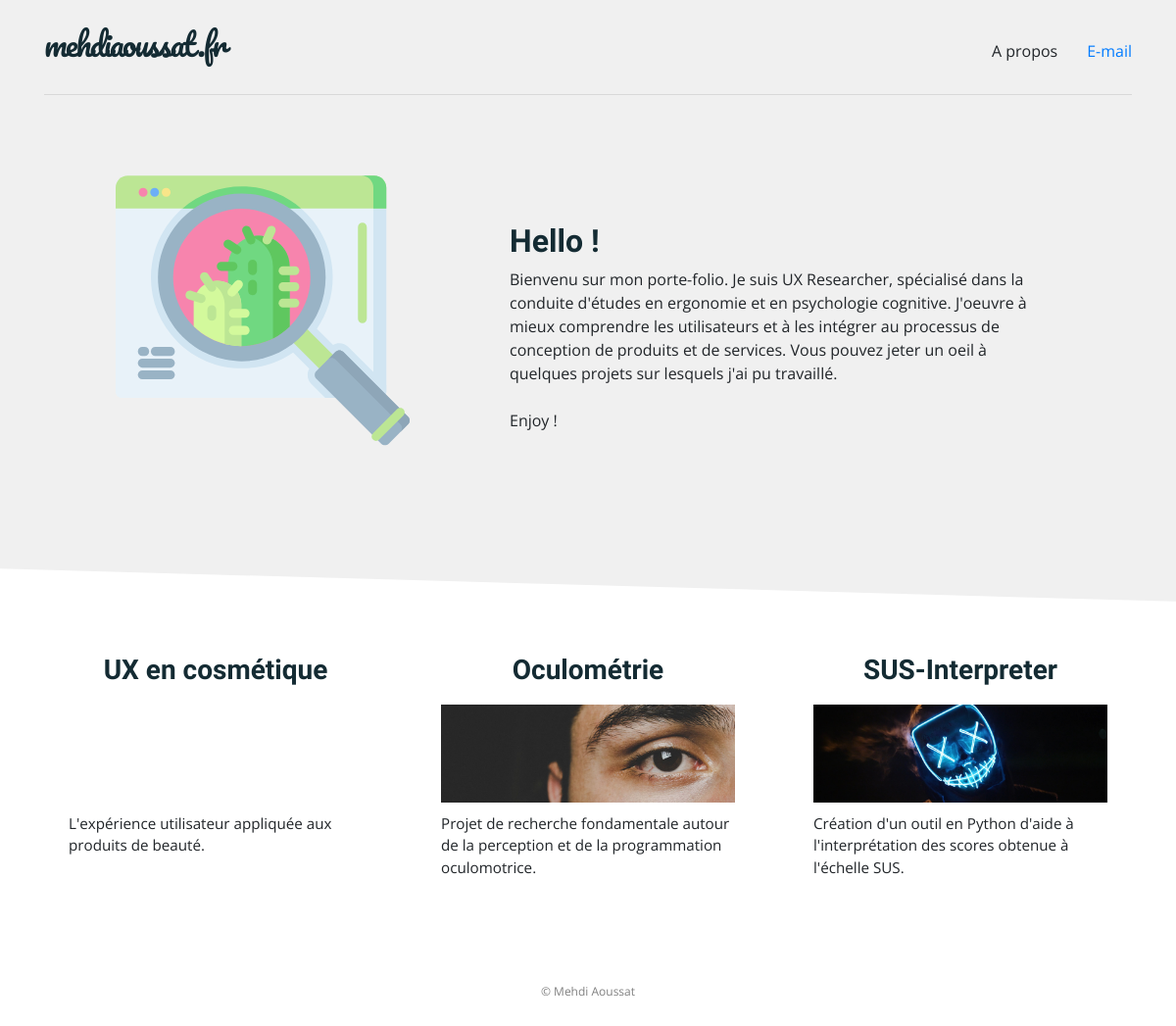
The page / on the database its author committed.
### book/models.py (models this page shows, shortened)
class Page_projet(models.Model):
	titre = models.CharField(max_length=200)
	text = models.TextField(blank=True)
	tag = models.CharField(max_length=200)
	description = models.TextField(default="")
	img_description = models.ImageField(upload_to = 'book/static/images/description_projets/', default = 'book/static/images/description_projets/no-img.jpg')

### book/views.py (the view)
# urls.py: path('',views.landingpage, name="accueil"),
def landingpage(request):
	projets = Page_projet.objects.filter()
	cv = Curivitae.objects.filter()
	return render(request,'book/landingpage.html',{'projets' : projets, 'cv' : cv})

### book/templates/book/landingpage.html (shortened to what this page needs)
{% extends 'book/base.html' %}
{% block content1 %}
<div class="fondhead" style="">
<div class="container" >
			{% include "book/header.html" %}
		</div>
	</div>
{% endblock %}
{% block content2 %}
		<div class="container" style="z-index:3;position:relative;">
			{% include "book/liste_projet.html" %}
		</div>
{% endblock %}

### book/templates/book/base.html (shortened to what this page needs)
{% load static %}
<html>
    <head>
        <link rel="stylesheet" href="https://stackpath.bootstrapcdn.com/bootstrap/4.3.1/css/bootstrap.min.css">
        <link rel="stylesheet" href="{% static 'css/book.css' %}">
    </head>
	<body>
		<div style="overflow-x:hidden;">
	    <div class="fondhead" style="margin-top:-20px;padding-top:20px">
		  <div class="container" >
			{% include "book/nav.html" %}
		</div>
		</div>
		{% block content1 %}
        {% endblock %}
		{% block content2 %}
        {% endblock %}
		  {% include "book/footer.html" %}
	  </div>
	</body>
</html>

### book/templates/book/nav.html (shortened to what this page needs)
{% load static %}
<nav class="row" style="margin-top:15px; margin-bottom:0px;">
	<div class="col-sm-12 align-middle" style="margin-top:5px;">
		<h1 class="h1-responsive" style="position:relative;float:left;"><a href="{% url 'accueil' %}">mehdiaoussat.fr</a></h1>
		<ul style="margin-top:20px; list-style: none;text-align: right;position:relative;float:right;display:inline-flex;">
			<li style="padding: 0 30px;"><a>A propos</a></li>
			<li><a href="mailto:mehdi.aoussat@gmail.com">E-mail</a></li>
		</ul>
	</div>
</nav>

### book/templates/book/header.html
{% load static %}
<div class="row" style="margin-top: -16px;padding-top:50px;">
	<div class=" col-md-6 col-lg-5 text-center align-middle" style="padding:20px 30px;margin-bottom:50px;">
    	<img style="max-width:300px;opacity:0.6;;" src="{% static 'images/plant.svg' %}" alt="Freepik @ Flaticons"/>
  	</div>
  	<div class="col-md-6 col-lg-6 align-middle text-sm-center text-md-left" style="margin: auto 0;">
    <h2 class="h2-responsive">Hello !</h2>
    	<p>Bienvenu sur mon porte-folio. Je suis UX Researcher, spécialisé dans la conduite d'études en ergonomie et en psychologie cognitive. J'oeuvre à mieux comprendre les utilisateurs et à les intégrer au processus de conception de produits et de services. Vous pouvez jeter un oeil à quelques projets sur lesquels j'ai pu travaillé. <br><br>Enjoy !</p>
 	</div>
</div>

### book/templates/book/angle.html (shortened to what this page needs)
{% load static %}

### book/templates/book/liste_projet.html
{% load static %}
{% block content %}
<div class="row">
    {% for projet in projets %}
    <div id="projet_{{projet.tag}}" class="projet col-xs-12 col-sm-6 col-lg-4" style="padding:20px 40px;">
		<h3 style="text-align:center;padding-bottom:10px"><a href="{% url 'page_projet' tag=projet.tag %}">{{projet.titre}}</a></h3>
		<div style="height:100px; margin:0 auto;background-image:url({{projet.img_description}}); background-position:center;background-size: cover;"></div>
		<p style="padding:10px 0;font-size:0.95em;">{{projet.description}}</p>
	</div>
    {% endfor%}
 </div>
{%endblock%}

### book/templates/book/competences.html (shortened to what this page needs)
{% load static %}

### book/templates/book/footer.html
{% load static %}
<footer class="footer-copyright text-center" style="margin-top:50px;">
	<p class="copyright">© Mehdi Aoussat</p>
</footer>

### book/static/css/book.css (style rules this page uses)
body { font-family:"open sans" ; font-size:1em; }
h1 { font-family:"Pacifico"; color:#142b33; margin-top:5px; letter-spacing: -2px; font-size:2em; }
h1 a { text-decoration:none; color:#142b33; }
h2 { font-family:"Share"; font-weight:bold; color:#142b33; }
h3 a { font-family:"Share"; font-weight:bold; color:#142b33; }
h3 { font-family:"Share"; font-weight:bold; }
.fondhead { background-color:#F0F0F0; }
footer { padding:10px; color:grey; }
.copyright { font-size:0.75em; }

### rows shown on the page
Page_projet: titre "UX en cosmétique", description "L'expérience utilisateur appliquée aux produits de beauté."
Page_projet: titre "Oculométrie", img_description (picture), description "Projet de recherche fondamentale autour de la perception et de la programmation oculomotrice."
Page_projet: titre "SUS-Interpreter", img_description (picture), description "Création d'un outil en Python d'aide à l'interprétation des scores obtenue à l'échelle SUS."
